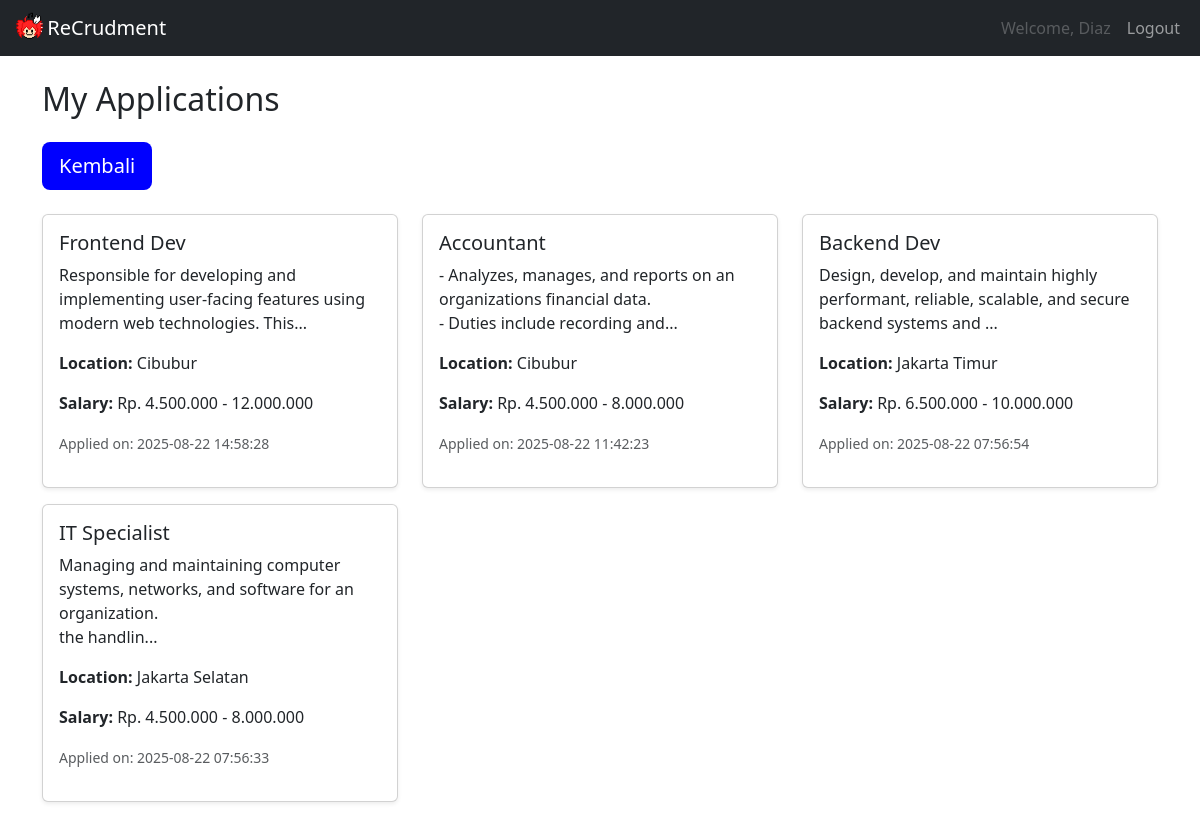
Screenshot of /crud/view_applicant_aplication.php (signed in) with the database file from the repository.
### tables this page shows
CREATE TABLE `applications` (
  `app_id` int(11) NOT NULL,
  `job_id` int(11) NOT NULL,
  `user_id` int(11) NOT NULL,
  `name` varchar(100) NOT NULL,
  `email` varchar(100) NOT NULL,
  `phone` varchar(20) DEFAULT NULL,
  `cv_file` varchar(255) DEFAULT NULL,
  `date_applied` timestamp NOT NULL DEFAULT current_timestamp()
);

CREATE TABLE `jobs` (
  `job_id` int(11) NOT NULL,
  `title` varchar(100) NOT NULL,
  `description` text NOT NULL,
  `requirements` text DEFAULT NULL,
  `location` varchar(100) DEFAULT NULL,
  `salary` varchar(50) DEFAULT NULL,
  `date_posted` timestamp NOT NULL DEFAULT current_timestamp()
);

### crud/view_applicant_aplication.php (the view, shortened to what this page needs)
<?php
include 'connection.php';
$user_id = $_SESSION['user_id'];
$query = "SELECT jobs.job_id, jobs.title, jobs.description, jobs.location, jobs.salary, applications.date_applied
          FROM applications
          JOIN jobs ON applications.job_id = jobs.job_id
          WHERE applications.user_id = $user_id
          ORDER BY applications.date_applied DESC";
$result = mysqli_query($conn, $query);
?>
<!DOCTYPE html>
<html lang="en">
<head>
    <link href="https://cdn.jsdelivr.net/npm/bootstrap@5.3.0/dist/css/bootstrap.min.css" rel="stylesheet">
</head>
<body>
    <nav class="navbar navbar-expand-lg navbar-dark bg-dark">
        <div class="container-fluid">
            <img src="../img/teto.gif" alt="footer_gif" style="width: 3%; height: auto;">
            <a class="navbar-brand" href="../index.php">ReCrudment</a>
            <div class="collapse navbar-collapse" id="navbarNav">
                <ul class="navbar-nav ms-auto">
                    <?php if (isset($_SESSION['username'])): ?>
                    <li class="nav-item">
                        <a class="nav-link disabled">Welcome, <?php echo htmlspecialchars($_SESSION['username']); ?></a>
                    </li>
                    <li class="nav-item">
                        <a class="nav-link" href="logout.php">Logout</a>
                    </li>
                    <?php else: ?>
                    <li class="nav-item">
                        <a class="nav-link" href="crud/login.php">Login / Register</a>
                    </li>
                    <?php endif; ?>
                </ul>
            </div>
        </div>
    </nav>
    <div class="container mt-4">
        <h2 class="mb-4">My Applications</h2>
        <div class="mb-4">
            <a href="../index.php" class="btn text-white btn-lg" style="background-color: blue;">Kembali</a>
        </div>
        <div class="row">
            <?php if (mysqli_num_rows($result) > 0): ?>
            <?php while ($row = mysqli_fetch_assoc($result)): ?>
            <div class="col-md-4 mb-3">
                <div class="card h-100 shadow-sm">
                    <div class="card-body">
                        <h5 class="card-title"><?= htmlspecialchars($row['title']) ?></h5>
                        <p class="card-text">
                            <?= nl2br(htmlspecialchars(substr($row['description'], 0, 100))) ?>...
                        </p>
                        <p><strong>Location:</strong> <?= htmlspecialchars($row['location']) ?></p>
                        <p><strong>Salary:</strong> <?= htmlspecialchars($row['salary']) ?></p>
                        <p><small class="text-muted">Applied on: <?= htmlspecialchars($row['date_applied']) ?></small>
                        </p>
                    </div>
                </div>
            </div>
            <?php endwhile; ?>
            <?php else: ?>
            <p class="text-muted">You haven’t applied for any jobs yet.</p>
            <?php endif; ?>
        </div>
    </div>
</body>
</html>

### rows the page displays
applications: job.title "Frontend Dev", job.description "Responsible for developing and implementing user-facing features using modern web technologies. This", job.location "Cibubur", job.salary "Rp. 4.500.000 - 12.000.000", date_applied "2025-08-22 14:58:28"
applications: job.title "Accountant", job.description "- Analyzes, manages, and reports on an organizations financial data. - Duties include recording and", job.location "Cibubur", job.salary "Rp. 4.500.000 - 8.000.000", date_applied "2025-08-22 11:42:23"
applications: job.title "Backend Dev", job.description "Design, develop, and maintain highly performant, reliable, scalable, and secure backend systems and", job.location "Jakarta Timur", job.salary "Rp. 6.500.000 - 10.000.000", date_applied "2025-08-22 07:56:54"
applications: job.title "IT Specialist", job.description "Managing and maintaining computer systems, networks, and software for an organization. the handlin", job.location "Jakarta Selatan", job.salary "Rp. 4.500.000 - 8.000.000", date_applied "2025-08-22 07:56:33"

### other values shown
$_SESSION['username'] "Diaz"
